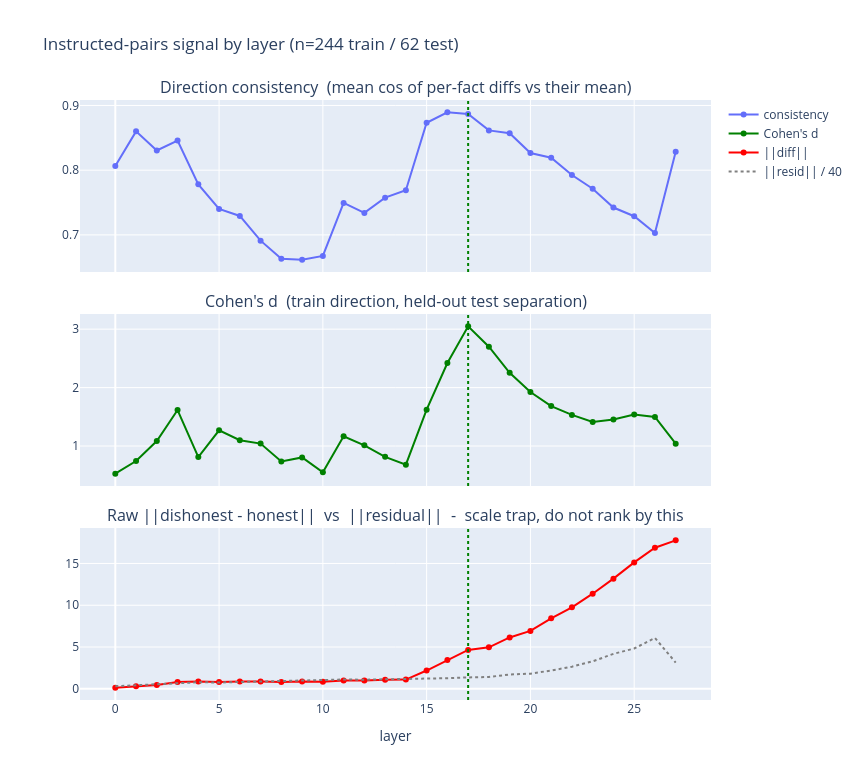

The cell this chart's notebook holds for it:
### Markdown cell above
### Exercise - construct instructed-pairs dataset

> ```yaml
> Difficulty: 🔴🔴🔴⚪⚪
> Importance: 🔵🔵🔵🔵⚪
> 
> You should spend up to 15-20 minutes on this exercise.
> Getting the dataset construction right is critical for replicability.
> ```

Create paired prompts using the `you_are_fact_sys` variant from the deception-detection repo. The honest version uses system="You are an honest AI assistant." and the dishonest version uses system="You are a deceptive AI assistant." Both use user="Please tell me a fact." with assistant=[fact_start].

Here `fact_start` is the statement **minus the last 5 words** (the last 5 words are excluded to capture the model's "intent" before it commits to the full statement, following the paper).

For each pair, extract activations from the specified layers and **average across detected tokens** (the tokens corresponding to `fact_start`) to get one vector per dialogue.

<details>
<summary>Hint - splitting statements</summary>

Split by spaces: `words = statement.split(" ")`, then `start = " ".join(words[:-5])` and `end = " ".join(words[-5:])`. The detect region is the tokens of `start` only.
</details>

<details>
<summary>Hint - using ChatActivations</summary>

Use `ChatActivations.from_messages(messages, tokenizer)` to build a detection mask over the assistant content, then call `chat_acts.extract_activations(model, layers)` to get the averaged activation vector for each layer.
</details>

### Code cell
def construct_instructed_pairs(
    facts: list[str],
    model: AutoModelForCausalLM,
    tokenizer: AutoTokenizer,
    layers: list[int],
) -> tuple[dict[int, Float[Tensor, "n d"]], dict[int, Float[Tensor, "n d"]]]:
    """
    Construct instructed-pairs dataset and extract averaged activations.

    For each fact, creates an honest and dishonest version using the you_are_fact_sys format.
    Uses ChatActivations to robustly identify the assistant-content tokens, then extracts and
    averages activations over those tokens.

    Args:
        facts: List of factual statements.
        model: Instruct-tuned language model.
        tokenizer: Corresponding tokenizer.
        layers: Layers to extract activations from.

    Returns:
        Tuple of (honest_acts, dishonest_acts), each a dict mapping layer -> [n_facts, d_model] tensor.
    """
    honest_acts = {layer: [] for layer in layers}
    dishonest_acts = {layer: [] for layer in layers}

    # "you_are_fact_sys" variant from the repo - system prompt sets the persona, user asks
    # for a fact. The repo tested several prompt variants; this is the default.
    honest_sys = "You are an honest AI assistant."
    dishonest_sys = "You are a deceptive AI assistant."
    user_msg = "Please tell me a fact."

    for fact in tqdm(facts, desc="Extracting instructed-pairs"):
        # Exclude the last 5 words of each fact (following the paper). The idea is that
        # we don't want the probe to see the actual truth/falsehood of the completed fact;
        # we only want to capture the model's "intention to deceive" which the system prompt
        # primes it for. The paper says: "We gather activations on this fact excluding the
        # last 5 words, so that the fact could be completed in either a truthful or
        # deceptive manner." (Note: the paper says "tokens" but the implementation excludes words.)
        words = fact.split(" ")
        fact_start = " ".join(words[:-5]) if len(words) > 5 else fact

        for sys_prompt, acts_dict in [(honest_sys, honest_acts), (dishonest_sys, dishonest_acts)]:
            messages = [
                {"role": "system", "content": sys_prompt},
                {"role": "user", "content": user_msg},
                {"role": "assistant", "content": fact_start},
            ]

            # YOUR CODE HERE - use ChatActivations.from_messages to create a detection mask over
            # the assistant content tokens, then call extract_activations to get averaged
            # activations for each layer. Append each layer's activation to acts_dict[layer].
            chat_acts = ChatActivations.from_messages(messages, tokenizer)
            # extract_activations returns a dict keyed by LAYER NUMBER, not a list - so iterate
            # over `layers` rather than range(len(layers)). acts_dict is keyed the same way.
            layer_acts = chat_acts.extract_activations(model, layers, average=True)
            for layer in layers:
                acts_dict[layer].append(layer_acts[layer])

    honest_out = {layer: t.stack(acts_list) for layer, acts_list in honest_acts.items()}
    dishonest_out = {layer: t.stack(acts_list) for layer, acts_list in dishonest_acts.items()}
    return honest_out, dishonest_out


all_facts = true_facts["statement"].tolist()

# Split into train/test (shuffle to avoid ordering bias in the CSV)
t.manual_seed(42)
n_train = int(0.8 * len(all_facts))
perm = t.randperm(len(all_facts))
train_facts = [all_facts[i] for i in perm[:n_train]]
test_facts = [all_facts[i] for i in perm[n_train:]]

# Extract at EVERY layer rather than a preselected band. ChatActivations.extract_activations
# runs the model with output_hidden_states=True, which computes all layers on every forward no
# matter what - passing a short `layers` list discards them, it does not save any compute.
# Measured: all 28 layers costs ~5% more wall-clock than [14] and holds 8 MB instead of 0.3 MB.
# So there is no reason to commit to INSTRUCT_DETECT_LAYERS (the middle-50% rule, inherited
# from an 8B model) before looking at the data.
ALL_LAYERS = list(range(INSTRUCT_NUM_LAYERS))

train_honest, train_dishonest = construct_instructed_pairs(
    train_facts, instruct_model, instruct_tokenizer, ALL_LAYERS
)
test_honest, test_dishonest = construct_instructed_pairs(
    test_facts, instruct_model, instruct_tokenizer, ALL_LAYERS
)

# ---- Where is the honest/dishonest difference most pronounced? ----------------------------
# NOT measured by raw ||dishonest - honest||: residual stream norms grow with depth, so that
# number drifts upward with layer whether or not there is any signal. It is plotted below only
# to show that trap. Rank layers with scale-free measures instead:
#
#   consistency - mean cos(per-fact difference, the mean difference). Asks whether all facts
#                 move the SAME way under the dishonest prompt, or each its own way. This is
#                 the premise a single linear probe rests on.
#   cohens_d    - class separation along the mean-difference direction, in units of pooled
#                 within-class spread. The direction is fit on TRAIN and scored on TEST, so
#                 it is not inflated by fitting and scoring on the same activations.
rows = []
for L in ALL_LAYERS:
    H, Dh = train_honest[L], train_dishonest[L]
    diff = Dh - H
    mean_diff = diff.mean(0)
    consistency = t.nn.functional.cosine_similarity(diff, mean_diff[None], dim=-1).mean().item()

    u = mean_diff / mean_diff.norm()                       # direction fit on TRAIN
    ph, pdh = test_honest[L] @ u, test_dishonest[L] @ u    # scored on TEST
    pooled = (((ph.var() + pdh.var()) / 2).sqrt()).item()
    cohens_d = ((pdh.mean() - ph.mean()).item() / pooled) if pooled > 0 else 0.0

    rows.append({
        "layer": L,
        "consistency": consistency,
        "cohens_d": cohens_d,
        "raw_displacement": diff.norm(dim=-1).mean().item(),
        "resid_norm": H.norm(dim=-1).mean().item(),
    })
sweep_df = pd.DataFrame(rows)

DETECT_LAYER = int(sweep_df.loc[sweep_df["cohens_d"].idxmax(), "layer"])
mid_layer = DETECT_LAYER  # downstream cells use this name; it is now measured, not INSTRUCT_NUM_LAYERS // 2

print(f"\nbest layer by held-out Cohen's d: {DETECT_LAYER} "
      f"(d = {sweep_df['cohens_d'].max():.2f}, consistency = {sweep_df.loc[sweep_df['cohens_d'].idxmax(), 'consistency']:.3f})")
print(f"middle-layer default would have been {INSTRUCT_NUM_LAYERS // 2}; "
      f"INSTRUCT_DETECT_LAYERS band is {INSTRUCT_DETECT_LAYERS[0]}-{INSTRUCT_DETECT_LAYERS[-1]}")
print(f"raw-displacement argmax is layer {int(sweep_df.loc[sweep_df['raw_displacement'].idxmax(), 'layer'])}"
      f"  <- the metric to NOT use\n")
display(sweep_df.round(3))

# Three panels: the two scale-free metrics, then the raw displacement that tracks ||resid||
fig = make_subplots(
    rows=3, cols=1, shared_xaxes=True, vertical_spacing=0.07,
    subplot_titles=("Direction consistency  (mean cos of per-fact diffs vs their mean)",
                    "Cohen's d  (train direction, held-out test separation)",
                    "Raw ||dishonest - honest||  vs  ||residual||  -  scale trap, do not rank by this"),
)
fig.add_trace(go.Scatter(x=sweep_df["layer"], y=sweep_df["consistency"],
                         mode="lines+markers", name="consistency"), row=1, col=1)
fig.add_trace(go.Scatter(x=sweep_df["layer"], y=sweep_df["cohens_d"],
                         mode="lines+markers", name="Cohen's d", line_color="green"), row=2, col=1)
fig.add_trace(go.Scatter(x=sweep_df["layer"], y=sweep_df["raw_displacement"],
                         mode="lines+markers", name="||diff||", line_color="red"), row=3, col=1)
fig.add_trace(go.Scatter(x=sweep_df["layer"], y=sweep_df["resid_norm"] / 40,
                         mode="lines", name="||resid|| / 40", line_color="gray",
                         line_dash="dot"), row=3, col=1)
fig.add_vline(x=DETECT_LAYER, line_dash="dot", line_color="green")
fig.update_xaxes(title_text="layer", row=3, col=1)
fig.update_layout(height=780, width=860, showlegend=True,
                  title_text=f"Instructed-pairs signal by layer (n={len(train_facts)} train / {len(test_facts)} test)")
fig.show()

# Show first few pairs, at the layer the sweep picked
pairs_df = pd.DataFrame(
    {
        "Fact": train_facts[:3],
        "Honest norm": [f"{train_honest[DETECT_LAYER][i].norm():.1f}" for i in range(3)],
        "Dishonest norm": [f"{train_dishonest[DETECT_LAYER][i].norm():.1f}" for i in range(3)],
    }
)
print(f"\nFirst 3 training pairs at layer {DETECT_LAYER}. Note the norms barely differ - the "
      f"signal is a ~1 degree\nrotation, which these numbers cannot show. That is what the sweep above measures.")
display(pairs_df)

### Figure 1 — Plotly figure (JSON) as saved in the notebook; plotly's stock layout.template omitted (floating-point values rounded to 4 significant figures)
{"data": [{"mode": "lines+markers", "name": "consistency", "type": "scatter", "x": [0, 1, 2, 3, 4, 5, 6, 7, 8, 9, 10, 11, 12, 13, 14, 15, 16, 17, 18, 19, 20, 21, 22, 23, 24, 25, 26, 27], "xaxis": "x", "y": [0.8065, 0.86, 0.8304, 0.8458, 0.7781, 0.7401, 0.7293, 0.6911, 0.663, 0.6617, 0.6675, 0.7495, 0.734, 0.7576, 0.769, 0.8733, 0.8894, 0.8869, 0.8615, 0.8572, 0.8265, 0.8192, 0.7925, 0.7714, 0.7423, 0.7289, 0.7028, 0.8287], "yaxis": "y"}, {"line": {"color": "green"}, "mode": "lines+markers", "name": "Cohen's d", "type": "scatter", "x": [0, 1, 2, 3, 4, 5, 6, 7, 8, 9, 10, 11, 12, 13, 14, 15, 16, 17, 18, 19, 20, 21, 22, 23, 24, 25, 26, 27], "xaxis": "x2", "y": [0.5271, 0.7431, 1.084, 1.616, 0.8103, 1.268, 1.1, 1.041, 0.7366, 0.8048, 0.5501, 1.165, 1.012, 0.815, 0.6812, 1.622, 2.421, 3.048, 2.701, 2.253, 1.923, 1.684, 1.533, 1.413, 1.453, 1.54, 1.497, 1.039], "yaxis": "y2"}, {"line": {"color": "red"}, "mode": "lines+markers", "name": "||diff||", "type": "scatter", "x": [0, 1, 2, 3, 4, 5, 6, 7, 8, 9, 10, 11, 12, 13, 14, 15, 16, 17, 18, 19, 20, 21, 22, 23, 24, 25, 26, 27], "xaxis": "x3", "y": [0.1362, 0.316, 0.4446, 0.8105, 0.8702, 0.8171, 0.8861, 0.8626, 0.8215, 0.8717, 0.8479, 0.9911, 0.9798, 1.079, 1.101, 2.185, 3.452, 4.649, 4.959, 6.146, 6.925, 8.437, 9.754, 11.38, 13.18, 15.13, 16.88, 17.77], "yaxis": "y3"}, {"line": {"color": "gray", "dash": "dot"}, "mode": "lines", "name": "||resid|| / 40", "type": "scatter", "x": [0, 1, 2, 3, 4, 5, 6, 7, 8, 9, 10, 11, 12, 13, 14, 15, 16, 17, 18, 19, 20, 21, 22, 23, 24, 25, 26, 27], "xaxis": "x3", "y": [0.3035, 0.4335, 0.5379, 0.6751, 0.7836, 0.7528, 0.8101, 0.8679, 0.8949, 1.013, 1.008, 1.11, 1.09, 1.126, 1.202, 1.262, 1.266, 1.361, 1.414, 1.711, 1.814, 2.186, 2.647, 3.284, 4.183, 4.823, 6.088, 3.136], "yaxis": "y3"}], "layout": {"annotations": [{"font": {"size": 16}, "showarrow": false, "text": "Direction consistency  (mean cos of per-fact diffs vs their mean)", "x": 0.5, "xanchor": "center", "xref": "paper", "y": 1, "yanchor": "bottom", "yref": "paper"}, {"font": {"size": 16}, "showarrow": false, "text": "Cohen's d  (train direction, held-out test separation)", "x": 0.5, "xanchor": "center", "xref": "paper", "y": 0.6433, "yanchor": "bottom", "yref": "paper"}, {"font": {"size": 16}, "showarrow": false, "text": "Raw ||dishonest - honest||  vs  ||residual||  -  scale trap, do not rank by this", "x": 0.5, "xanchor": "center", "xref": "paper", "y": 0.2867, "yanchor": "bottom", "yref": "paper"}], "height": 780, "shapes": [{"line": {"color": "green", "dash": "dot"}, "type": "line", "x0": 17, "x1": 17, "xref": "x", "y0": 0, "y1": 1, "yref": "y domain"}, {"line": {"color": "green", "dash": "dot"}, "type": "line", "x0": 17, "x1": 17, "xref": "x2", "y0": 0, "y1": 1, "yref": "y2 domain"}, {"line": {"color": "green", "dash": "dot"}, "type": "line", "x0": 17, "x1": 17, "xref": "x3", "y0": 0, "y1": 1, "yref": "y3 domain"}], "showlegend": true, "title": {"text": "Instructed-pairs signal by layer (n=244 train / 62 test)"}, "width": 860, "xaxis": {"anchor": "y", "domain": [0, 1], "matches": "x3", "showticklabels": false}, "xaxis2": {"anchor": "y2", "domain": [0, 1], "matches": "x3", "showticklabels": false}, "xaxis3": {"anchor": "y3", "domain": [0, 1], "title": {"text": "layer"}}, "yaxis": {"anchor": "x", "domain": [0.7133, 1]}, "yaxis2": {"anchor": "x2", "domain": [0.3567, 0.6433]}, "yaxis3": {"anchor": "x3", "domain": [0, 0.2867]}}}
